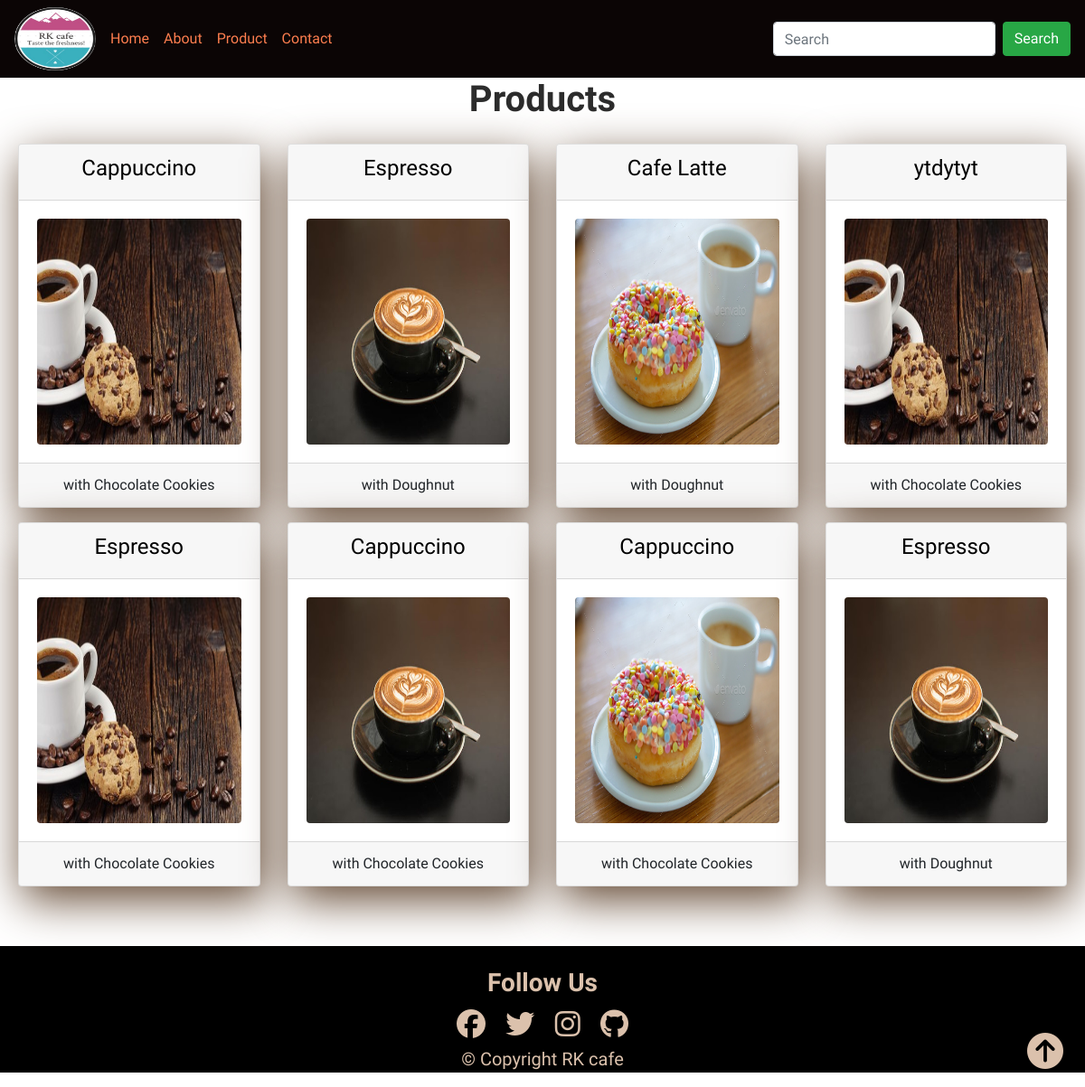
/product, run on the app's committed database.
### cafe/models.py (models this page shows)
class Product(models.Model):
    name = models.CharField(max_length=122)
    image= models.CharField(max_length=122)
    witha= models.CharField(max_length=122)
    price= models.CharField(max_length=10)

### cafe/views.py (the view)
# urls.py: path("product", views.product,name='product'),
def product(request):
    product = Product.objects.all()
    context = {'product':product}
    return render(request, 'product.html' ,context)

### templates/product.html (shortened to what this page needs)
{% extends 'base.html' %}
{% block body %}
<h1 class="text-center text-color font-weight-bolder">Products</h1>
<div class="row justify-content-around align-items-center" style="margin-top: 25px; padding-bottom: 35px; margin-left: 5px; margin-right: 5px;">
  {% for i in product%}
    <div class="col-xl-3 col-lg-4 col-sm rotate">
      <div class="card text-center mb-3 coffee-card" >
        <div class="card-header">
          <h4 class="font-weight-light title-text">{{ i.name }}</h4>
        </div>
        <div class="card-body">
          <img src="static/{{ i.image }}" class="img-fluid rounded" style="height: 250px;" !important>
        </div>
        <div class="card-footer">
          {{ i.witha }}
        </div>
      </div>
    </div>
{% endfor %}
</div>
{% endblock body %}

### templates/base.html (shortened to what this page needs)
<!doctype html>
<html lang="en">
<head>
  <link rel="stylesheet" href="https://maxcdn.bootstrapcdn.com/bootstrap/4.5.2/css/bootstrap.min.css">
  <link rel="stylesheet" href="static/style.css">
</head>
<body>
  <nav class="navbar navbar-expand-md  navbar-dark">
    <img src="static/logo.png" class="logo" alt="logo" height="70px" , width="90px">
    <div class="collapse navbar-collapse" id="collapsibleNavbar">
      <ul class="navbar-nav">
        <li class="nav-item">
          <a class="nav-link" href="/">Home</a>
        </li>
        <li class="nav-item">
          <a class="nav-link" href="/about">About</a>
        </li>
        <li class="nav-item">
          <a class="nav-link" href="/product">Product</a>
        </li>
        <li class="nav-item">
          <a class="nav-link" href="/contact">Contact</a>
        </li>
      </ul>
      <form class="form-inline my-2 my-lg-0">
        <input class="form-control mr-sm-2" type="text" placeholder="Search">
        <button class="btn btn-success my-2 my-sm-0" type="button">Search</button>
      </form>
    </div>
  </nav>
  {% block body %}
  {% endblock body %}
  <footer>
    <div class="text-center">
      <h3 class="font-weight-bold"  style="color: #dbc1ac;">Follow Us</h3>
      <div class="d-flex flex-row justify-content-center">
        <span><a href="#"><i class="fab fa-facebook fa-2x"></i></a></span>
        <span><a href="#"><i class='fab fa-twitter fa-2x'></i></a></span>
        <span><a href="#" target="_blank"><i class='fab fa-instagram fa-2x'></i></a></span>
        <span><a href="https://github.com/Rohit29-rk" target="_blank"><i class='fab fa-github fa-2x'></i></a></span>
      </div>
      <p>&copy; Copyright RK cafe</p>
      <div class="top">
        <a href="#top"><i class="fas fa-arrow-circle-up fa-2x"></i></a>
      </div>
    </div>
  </footer>
</body>
</html>

### static/style.css (style rules this page uses)
body { font-family: 'Comic Neue', cursive; }
.coffee-card { position: relative; box-shadow: 5px 15px 50px #634832; max-width: 420px; transition: all .8s; overflow: hidden; cursor: pointer; }
.card-header { color: #000; }
.rotate { perspective: 100rem; }
.text-color { color: rgba(0, 0, 0, 0.829); }
footer { background: #000; padding-top: 2%; margin-top: 15px; position: relative; }
footer span { padding: 0.3em 0.7em; color: #dbc1ac; transition: all .5s ease; }
footer p { color: #dbc1ac; font-size: 20px; }
footer .top a { position: absolute; right: 2%; top: 69%; color: #dbc1ac; font-size: 20px; }
footer span a { color: #dbc1ac !important; }

### templates/base.html (style rules this page uses)
.navbar { background-color: rgba(7, 1, 1, 0.979); }
.logo { border-radius: 160px; margin-right: 8px; }
.nav-link { color: rgba(255, 127, 80, 0.993) !important; transition: color .15s linear !important; }
form.form-inline.my-2.my-lg-0 { margin-left: auto; }

### data on the page
Product: name "Cappuccino", image (picture), witha "with Chocolate Cookies"
Product: name "Espresso", image (picture), witha "with Doughnut"
Product: name "Cafe Latte", image (picture), witha "with Doughnut"
Product: name "ytdytyt", image (picture), witha "with Chocolate Cookies"
Product: name "Espresso", image (picture), witha "with Chocolate Cookies"
Product: name "Cappuccino", image (picture), witha "with Chocolate Cookies"
Product: name "Cappuccino", image (picture), witha "with Chocolate Cookies"
Product: name "Espresso", image (picture), witha "with Doughnut"
